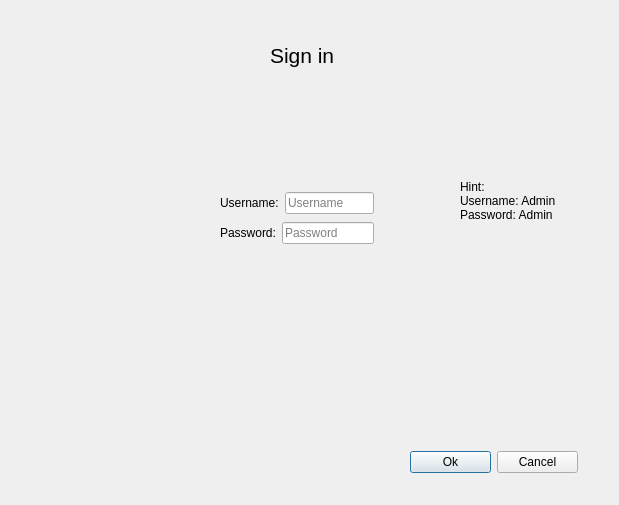
<?xml version="1.0" encoding="UTF-8"?>
<ui version="4.0">
 <class>Signin</class>
 <widget class="QDialog" name="Signin">
  <property name="geometry">
   <rect>
    <x>0</x>
    <y>0</y>
    <width>619</width>
    <height>505</height>
   </rect>
  </property>
  <property name="windowTitle">
   <string>Dialog</string>
  </property>
  <widget class="QLabel" name="TitleLabel">
   <property name="geometry">
    <rect>
     <x>270</x>
     <y>30</y>
     <width>71</width>
     <height>51</height>
    </rect>
   </property>
   <property name="text">
    <string>&lt;html&gt;&lt;head/&gt;&lt;body&gt;&lt;p&gt;&lt;span style=&quot; font-size:16pt;&quot;&gt;Sign in&lt;/span&gt;&lt;/p&gt;&lt;/body&gt;&lt;/html&gt;</string>
   </property>
  </widget>
  <widget class="QLabel" name="label">
   <property name="geometry">
    <rect>
     <x>460</x>
     <y>180</y>
     <width>101</width>
     <height>41</height>
    </rect>
   </property>
   <property name="text">
    <string>Hint:
Username: Admin
Password: Admin</string>
   </property>
  </widget>
  <widget class="QWidget" name="">
   <property name="geometry">
    <rect>
     <x>220</x>
     <y>190</y>
     <width>154</width>
     <height>56</height>
    </rect>
   </property>
   <layout class="QVBoxLayout" name="verticalLayout">
    <item>
     <layout class="QHBoxLayout" name="horizontalLayout">
      <item>
       <widget class="QLabel" name="UsernameLabel">
        <property name="text">
         <string>Username:</string>
        </property>
       </widget>
      </item>
      <item>
       <widget class="QLineEdit" name="UsernameLine">
        <property name="placeholderText">
         <string>Username</string>
        </property>
       </widget>
      </item>
     </layout>
    </item>
    <item>
     <layout class="QHBoxLayout" name="horizontalLayout_2">
      <item>
       <widget class="QLabel" name="PasswordLabel">
        <property name="text">
         <string>Password:</string>
        </property>
       </widget>
      </item>
      <item>
       <widget class="QLineEdit" name="PasswordLine">
        <property name="text">
         <string/>
        </property>
        <property name="echoMode">
         <enum>QLineEdit::Password</enum>
        </property>
        <property name="readOnly">
         <bool>false</bool>
        </property>
        <property name="placeholderText">
         <string>Password</string>
        </property>
       </widget>
      </item>
     </layout>
    </item>
   </layout>
  </widget>
  <widget class="QWidget" name="">
   <property name="geometry">
    <rect>
     <x>410</x>
     <y>450</y>
     <width>168</width>
     <height>24</height>
    </rect>
   </property>
   <layout class="QHBoxLayout" name="horizontalLayout_3">
    <item>
     <widget class="QPushButton" name="OkButton">
      <property name="text">
       <string>Ok</string>
      </property>
     </widget>
    </item>
    <item>
     <widget class="QPushButton" name="CancelButton">
      <property name="text">
       <string>Cancel</string>
      </property>
     </widget>
    </item>
   </layout>
  </widget>
 </widget>
 <resources/>
 <connections/>
</ui>
